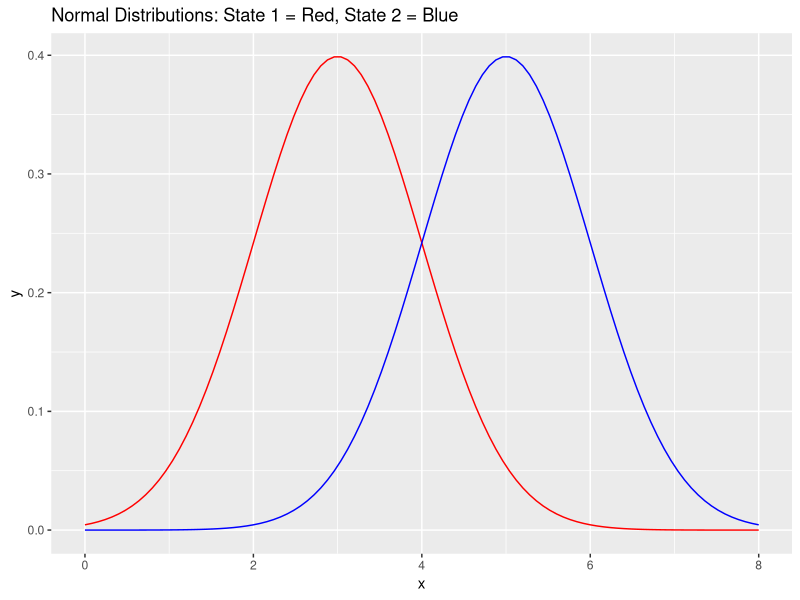
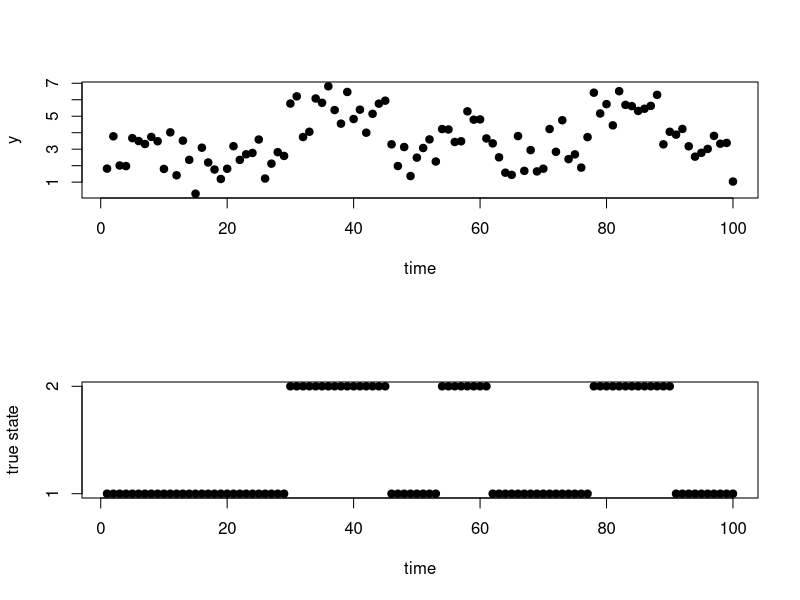
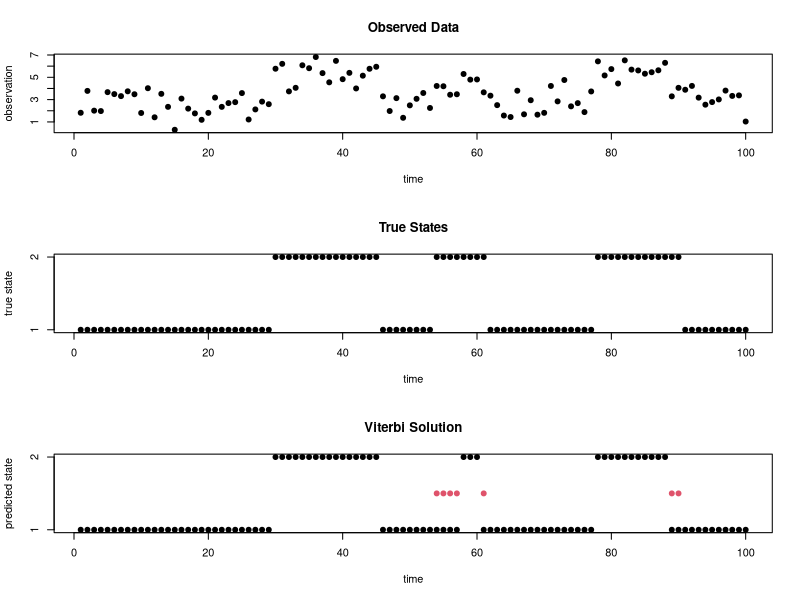
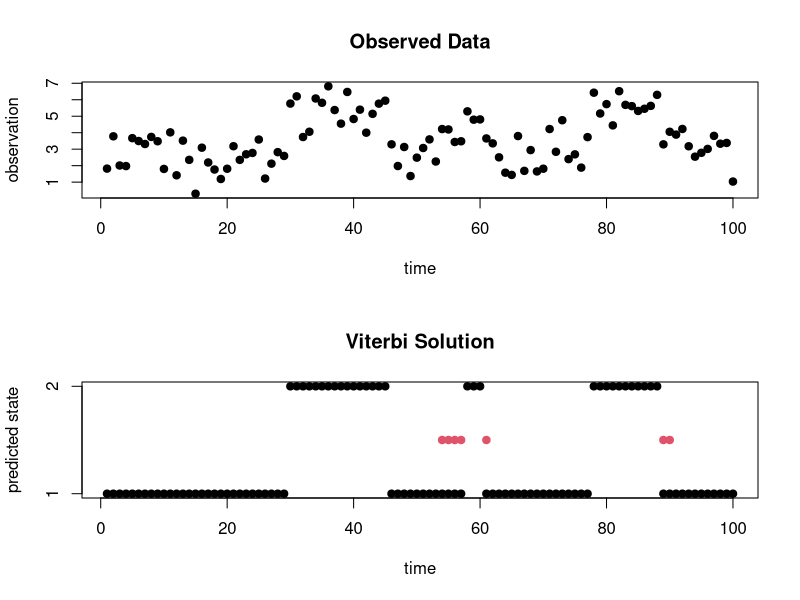
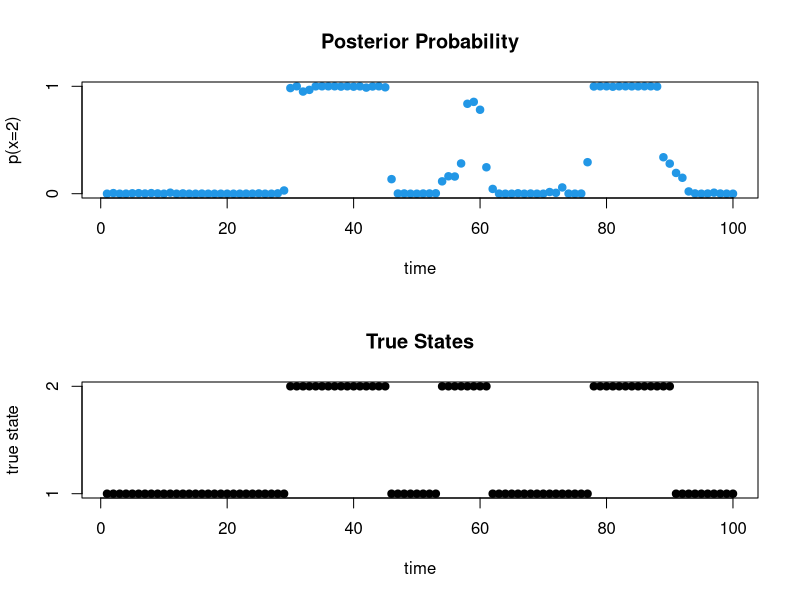

R code for these plots, in order:
## ---- chunk 1
knitr::opts_chunk$set(fig.align = "center", fig.retina = 3,
                      fig.width = 6, fig.height = (6),
                      out.width = "90%", collapse = TRUE)
options(digits = 3, width = 300)
## ---- chunk 2
library(tidyverse)
## ---- chunk 3
p <- ggplot(data.frame(x = c(0, 8)), aes(x)) + 
  stat_function(fun = dnorm, args = list(mean = 3, sd = 1), col='red') +
  stat_function(fun = dnorm, args = list(mean = 5, sd = 1), col='blue') + 
  ggtitle("Normal Distributions: State 1 = Red, State 2 = Blue")

p
## ---- chunk 4
set.seed(518) #for reproducability

n <- 100  # numobs
m <- 2    # numstates

mu <- c(3,5) #means of normal distribution
sig <- c(1,1) #st devs; together these are theta, underlying parameters

nu <- rbind(c(0.9,0.1),c(0.1,0.9)) #transition probability matrix
marg <- c(0.5,0.5) #this is pi, the initial distribution
X.norm <- rep(NA,n)
Y.norm <- rep(NA,n)

X.norm[1] <- 1
Y.norm[1] <- rnorm(1,mu[1],sig[1])
for (i in 2:n){
	u <- runif(1)
	if (X.norm[i-1] == 1){
		X.norm[i] <- ifelse(u > nu[1,1],2,1)
	}
	if (X.norm[i-1] == 2){
		X.norm[i] <- ifelse(u > nu[2,2],1,2)
	}
	if (X.norm[i]==1){
		Y.norm[i] <- rnorm(1,mu[1],sig[1])
	}
	if (X.norm[i]==2){
		Y.norm[i] <- rnorm(1,mu[2],sig[2])
	}
}

par(mfrow=c(2,1))
plot(1:n,Y.norm,pch=19,ylab= "y", xlab = "time")
ytick <- c(1,2)
plot(1:n,X.norm,pch=19, ylab = "true state", xlab = "time",yaxt = "n")
axis(2, at = c(1,2))

data <- data.frame(Y.norm,X.norm)
## ---- chunk 5
set.seed(518) #for reproducability

norm.density <- function(obs,state){
	if (state==1){
		out <- dnorm(obs,mean=mu[1],sd=sig[1])
	}
	if (state==2){
		out <- dnorm(obs,mean=mu[2],sd=sig[2])
	}
	out
} #probability that given a state, that you got that observation y.

delta <- matrix(NA,nrow=n,ncol=m)
## Initialization:
for (i in 1:m){
	delta[1,i] <- marg[i]*norm.density(Y.norm[1],i)
}
## Recursion:
for (t in 2:n){
	for (i in 1:m){
		temp <- rep(NA,m)
		for (j in 1:m){
			temp[j] <- delta[t-1,j]*nu[j,i]*norm.density(Y.norm[t],i)
		}
		delta[t,i] <- max(temp)
	}
}
## Tracing Back:
Xhat <- rep(NA,n)
Xhat[n] <- which(delta[n,]==max(delta[n,]))
for (t in (n-1):1){
	temp <- rep(NA,m)
	for (j in 1:m){
		temp[j] <- delta[t,j]*nu[j,Xhat[t+1]]
	}
	Xhat[t] <- which(temp==max(temp))
}


### checking our inferred states
par(mfrow=c(3,1))
plot(1:n,Y.norm,pch=19,main="Observed Data", ylab = "observation", xlab = "time")
plot(1:n,X.norm,pch=19,main="True States", ylab = "true state", xlab = "time",yaxt = "n")
axis(2, at = c(1,2))
plot(1:n,Xhat,pch=19,main="Viterbi Solution", ylab = "predicted state", xlab = "time",yaxt = "n")
axis(2, at = c(1,2))
for (i in 1:n){
	if (Xhat[i] != X.norm[i]){
		points(i,1.5,col=2,pch=19)
	}
}
## ---- chunk 6
set.seed(518) #for reproducability

numsamp <- 10000
X.samp <- matrix(NA,nrow=numsamp,ncol=n)
nu.samp <- matrix(NA,nrow=numsamp,ncol=m*m)
pi.samp <- matrix(NA,nrow=numsamp,ncol=m)
mu.samp <- matrix(NA,nrow=numsamp,ncol=m)

curnu <- rbind(c(0.75,0.25),c(0.25,0.75)) #specify initial values
curpi <- c(0.5,0.5)
curmu <- c(2,4)
curX <- rep(NA,n)

norm.density <- function(obs,state,mu){
	if (state==1){
		out <- dnorm(obs,mean=mu[1],sd=1)
	}
	if (state==2){
		out <- dnorm(obs,mean=mu[2],sd=1)
	}
	out
}

for (iter in 1:numsamp){
	#### Forward Algorithm ####
	alpha <- matrix(NA,nrow=n,ncol=m)
	for (i in 1:m){
		alpha[1,i] <- curpi[i]*norm.density(Y.norm[1],i,curmu)
	}
	for (t in 2:n){
		for (i in 1:m){
			temp <- rep(NA,m)
			for (j in 1:m){
				temp[j] <- alpha[t-1,j]*curnu[j,i]*norm.density(Y.norm[t],i,curmu)
			}
			alpha[t,i] <- sum(temp)
		}
	}
	#### Backwards Sampling ####
	probvec <- alpha[n,]/sum(alpha[n,])
	curX[n] <- sample(1:m,size=1,prob=probvec)
	for (t in (n-1):1){
		probvec <- rep(NA,m)
		for (i in 1:m){
			probvec[i] <- alpha[t,i]*curnu[i,curX[t+1]]
		}
		probvec <- probvec/sum(probvec)
		curX[t] <- sample(1:m,size=1,prob=probvec)
	}
	#### Calculating N matrix ####
	Nmat <- matrix(NA,nrow=m,ncol=m)
	for (j in 1:m){
		for (k in 1:m){
			Nmat[j,k] <- 0
			for (t in 2:n){
				if (curX[t-1]==j && curX[t]==k){
					Nmat[j,k] <- Nmat[j,k] + 1
				}
			}
		}	
	}
	#### Sampling Nu rows from Dirichlet (via Gammas) ####
	for (j in 1:m){
		for (k in 1:m){
			curnu[j,k] <- rgamma(1,shape=(Nmat[j,k]+1),rate=1)
		}
		curnu[j,] <- curnu[j,]/sum(curnu[j,])
	}
	#### Calculating N vector ####
	Nvec <- rep(NA,m)
	for (j in 1:m){
		Nvec[j] <- sum(curX==j)
	}	
	#### Sampling pi from Dirichlet (via Gammas) ####
	for (j in 1:m){
		curpi[j] <- rgamma(1,shape=(Nvec[j]+1),rate=1)
	}
	curpi<- curpi/sum(curpi)
	#### Sampling means of emission model
	for (j in 1:m){
		curmean <- mean(Y.norm[curX==j])
		curvar <- 1/sum(curX==j)
		curmu[j] <- rnorm(1,curmean,sqrt(curvar))
	}	
	#### Storing parameter values			
	X.samp[iter,] <- curX
	nu.samp[iter,] <- as.vector(curnu)
	pi.samp[iter,] <- curpi
	mu.samp[iter,] <- curmu
}

X.samp1 <- X.samp
nu.samp1 <- nu.samp
pi.samp1 <- pi.samp
mu.samp1 <- mu.samp

### re-running with different starting values

curnu <- rbind(c(0.5,0.5),c(0.5,0.5))
curpi <- c(0.25,0.75)
curmu <- c(1,5)
curX <- rep(NA,n)

X.samp2 <- X.samp
nu.samp2 <- nu.samp
pi.samp2 <- pi.samp
mu.samp2 <- mu.samp

# checking convergence using our multiple chains
# par(mfrow=c(3,1))
ymin<-min(mu.samp1[,1],mu.samp2[,1])
ymax<-max(mu.samp1[,1],mu.samp2[,1])
# plot(1:numsamp,mu.samp1[,1],type="l",col=2,ylim=c(ymin,ymax))
# lines(1:numsamp,mu.samp2[,1],col=3)
ymin<-min(mu.samp1[,2],mu.samp2[,2])
ymax<-max(mu.samp1[,2],mu.samp2[,2])
# plot(1:numsamp,mu.samp1[,2],type="l",col=2,ylim=c(ymin,ymax))
# lines(1:numsamp,mu.samp2[,2],col=3)
ymin<-min(nu.samp1[,2],nu.samp2[,2])
ymax<-max(nu.samp1[,2],nu.samp2[,2])
# plot(1:numsamp,nu.samp1[,2],type="l",col=2,ylim=c(ymin,ymax))
# lines(1:numsamp,nu.samp2[,2],col=3)

### throwing out first 1000 samples as burnin and combine chains
postburn <- 1001:numsamp
X.samp <- rbind(X.samp1[postburn,],X.samp2[postburn,])
mu.samp <- rbind(mu.samp1[postburn,],mu.samp2[postburn,])
nu.samp <- rbind(nu.samp[postburn,],nu.samp2[postburn,])
pi.samp <- rbind(pi.samp1[postburn,],pi.samp2[postburn,])

### checking acf
acf(mu.samp[,1], plot=FALSE)
acf(mu.samp[,2], plot=FALSE)
acf(nu.samp[,1], plot=FALSE)
acf(nu.samp[,2], plot=FALSE)
acf(nu.samp[,3], plot=FALSE)
acf(nu.samp[,4], plot=FALSE)
acf(pi.samp[,1], plot=FALSE)
acf(pi.samp[,2], plot=FALSE)

### thinning
temp <- 5*(c(1:(length(mu.samp[,1])/5)))

X.samp.thin <- X.samp[temp,]
mu.samp.thin <- mu.samp[temp,]
nu.samp.thin <- nu.samp[temp,]
pi.samp.thin <- pi.samp[temp,]

### checking acf
acf(mu.samp.thin[,1], plot=FALSE)
acf(mu.samp.thin[,2], plot=FALSE)
acf(nu.samp.thin[,1], plot=FALSE)
acf(nu.samp.thin[,2], plot=FALSE)
acf(nu.samp.thin[,3], plot=FALSE)
acf(nu.samp.thin[,4], plot=FALSE)
acf(pi.samp.thin[,1], plot=FALSE)
acf(pi.samp.thin[,2], plot=FALSE)

X.final <- X.samp.thin
mu.final <- mu.samp.thin
nu.final <- nu.samp.thin
pi.final <- pi.samp.thin


### calculating posterior probabilities of hidden states
X.postprob <- rep(NA,n)
for (j in 1:n){  
 	X.postprob[j] <- sum(X.final[,j]==2)/length(X.final[,1])
}
## ---- chunk 7
### checking our inferred states
par(mfrow=c(2,1))
plot(1:n,Y.norm,pch=19,main="Observed Data", ylab = "observation", xlab = "time")
plot(1:n,Xhat,pch=19,main="Viterbi Solution", ylab = "predicted state", xlab = "time",yaxt = "n")
axis(2, at = c(1,2))
for (i in 1:n){
	if (Xhat[i] != X.norm[i]){
		points(i,1.5,col=2,pch=19)
	}
}
## ---- chunk 8
par(mfrow=c(2,1))
plot(1:n,X.postprob,col=4,pch=19,main="Posterior Probability", ylab = "p(x=2)", xlab ="time", yaxt = "n")
axis(2, at = c(0, 1))
plot(1:n,X.norm,pch=19,main="True States", ylab = "true state", xlab = "time",yaxt = "n")
axis(2, at = c(1,2))
